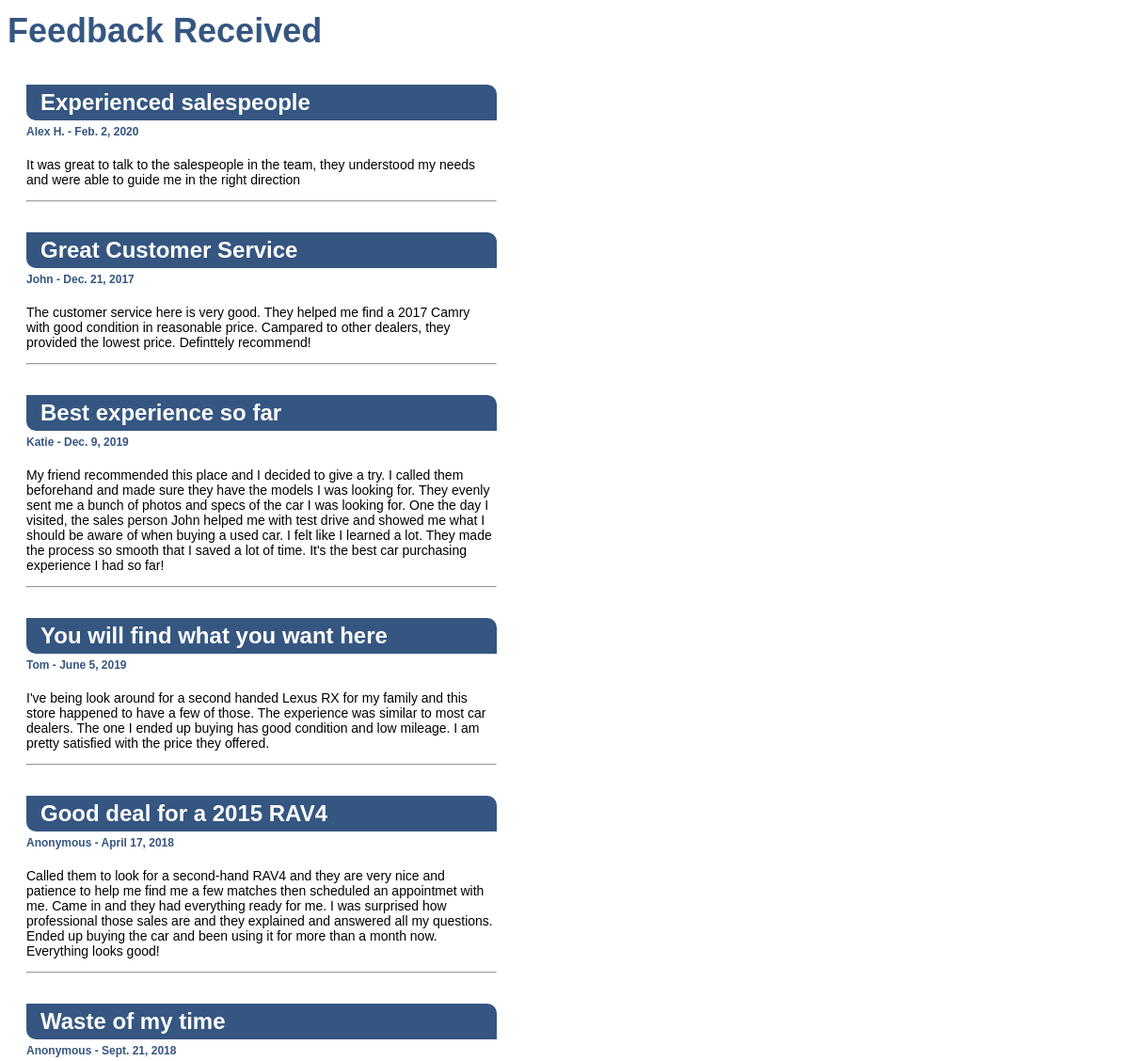
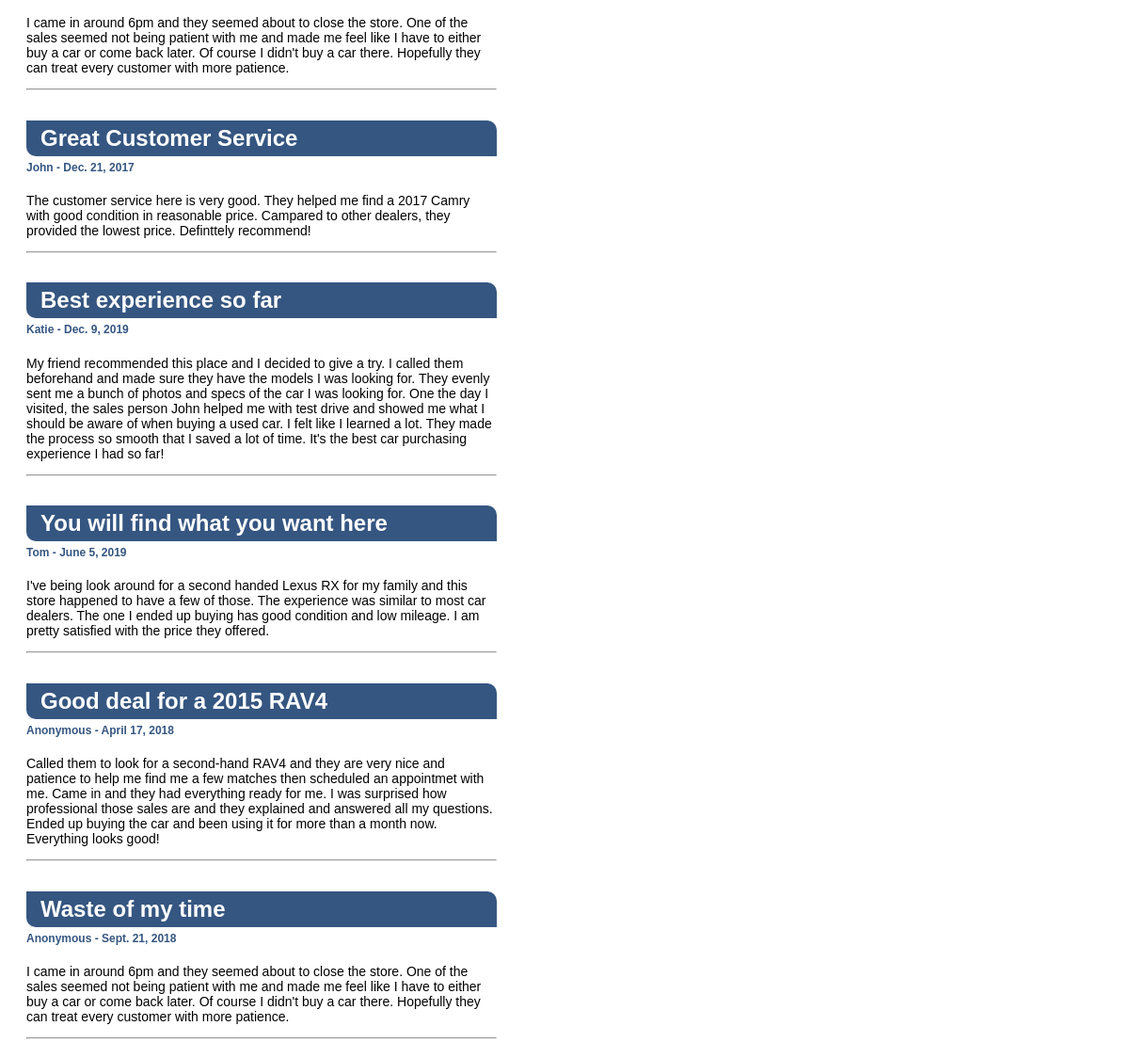
The page / on the database its author committed (2 pictures, top to bottom).
### feedback/models.py (models this page shows)
class Feedback(models.Model):
  created = models.DateTimeField(auto_now_add=True)
  title = models.CharField(max_length=100, blank=True, default='')
  name = models.CharField(max_length=100, blank=True, default='')
  date = models.DateField()
  feedback = models.CharField(max_length=1000, blank=True, default='')
  class Meta:
    ordering = ['created']

### feedback/views.py (the view)
# urls.py: re_path(r'^$', views.feedback_index),
def feedback_index(request):
    feedback = Feedback.objects.all()
    context = { 'feedback': feedback }
    return render(request, 'feedback_index.html', context)

### feedback/templates/feedback_index.html (shortened to what this page needs)
<html>
	<head>
	</head>
<body>
<h1>Feedback Received</h1>
{% for comment in feedback %}
<div >
	<h4>{{comment.title}}</h4>
	<h5>{{comment.name}} - {{comment.date}}</h5>
	<p>{{comment.feedback}}</p>
	<hr/>
</div>
{% endfor %}
</body>
</html>

### feedback/templates/feedback_index.html (style rules this page uses)
body { font-family: sans-serif; }
h1 { font-size: 36px; line-height: 50px; color: #355681; margin-bottom: 10px; }
div { margin: 20px; width: 500px; }
h4 { font-size: 24px; background: #355681; color: white; padding: 5px 15px; border-radius: 0 10px 0 10px; margin-bottom: 0; }
h5 { margin-top: 5px; font-size: 12px; color: #355681; }
p { font-size: 14px; }

### rows shown on the page
Feedback: title "Experienced salespeople", name "Alex H.", date "Feb. 2, 2020", feedback "It was great to talk to the salespeople in the team, they understood my needs and were able to guide me in the right direction"
Feedback: title "Great Customer Service", name "John", date "Dec. 21, 2017", feedback "The customer service here is very good. They helped me find a 2017 Camry with good condition in reasonable price. Campared to other dealers, they provided the lowest price. Definttely recommend!"
Feedback: title "Best experience so far", name "Katie", date "Dec. 9, 2019", feedback "My friend recommended this place and I decided to give a try. I called them beforehand and made sure they have the models I was looking for. They evenly sent me a bunch of photos and specs of the car I was looking for. One the day I visited, the sales person John helped me with test drive and showed me what I should be aware of when buying a used car. I felt like I learned a lot. They made the process so smooth that I saved a lot of time. It's the best car purchasing experience I had so far!"
Feedback: title "You will find what you want here", name "Tom", date "June 5, 2019", feedback "I've being look around for a second handed Lexus RX for my family and this store happened to have a few of those. The experience was similar to most car dealers. The one I ended up buying has good condition and low mileage. I am pretty satisfied with the price they offered."
Feedback: title "Good deal for a 2015 RAV4", name "Anonymous", date "April 17, 2018", feedback "Called them to look for a second-hand RAV4 and they are very nice and patience to help me find me a few matches then scheduled an appointmet with me. Came in and they had everything ready for me. I was surprised how professional those sales are and they explained and answered all my questions. Ended up buying the car and been using it for more than a month now. Everything looks good!"
Feedback: title "Waste of my time", name "Anonymous", date "Sept. 21, 2018", feedback "I came in around 6pm and they seemed about to close the store. One of the sales seemed not being patient with me and made me feel like I have to either buy a car or come back later. Of course I didn't buy a car there. Hopefully they can treat every customer with more patience."
Feedback: title "Great Customer Service", name "John", date "Dec. 21, 2017", feedback "The customer service here is very good. They helped me find a 2017 Camry with good condition in reasonable price. Campared to other dealers, they provided the lowest price. Definttely recommend!"
Feedback: title "Best experience so far", name "Katie", date "Dec. 9, 2019", feedback "My friend recommended this place and I decided to give a try. I called them beforehand and made sure they have the models I was looking for. They evenly sent me a bunch of photos and specs of the car I was looking for. One the day I visited, the sales person John helped me with test drive and showed me what I should be aware of when buying a used car. I felt like I learned a lot. They made the process so smooth that I saved a lot of time. It's the best car purchasing experience I had so far!"
Feedback: title "You will find what you want here", name "Tom", date "June 5, 2019", feedback "I've being look around for a second handed Lexus RX for my family and this store happened to have a few of those. The experience was similar to most car dealers. The one I ended up buying has good condition and low mileage. I am pretty satisfied with the price they offered."
Feedback: title "Good deal for a 2015 RAV4", name "Anonymous", date "April 17, 2018", feedback "Called them to look for a second-hand RAV4 and they are very nice and patience to help me find me a few matches then scheduled an appointmet with me. Came in and they had everything ready for me. I was surprised how professional those sales are and they explained and answered all my questions. Ended up buying the car and been using it for more than a month now. Everything looks good!"
Feedback: title "Waste of my time", name "Anonymous", date "Sept. 21, 2018", feedback "I came in around 6pm and they seemed about to close the store. One of the sales seemed not being patient with me and made me feel like I have to either buy a car or come back later. Of course I didn't buy a car there. Hopefully they can treat every customer with more patience."
